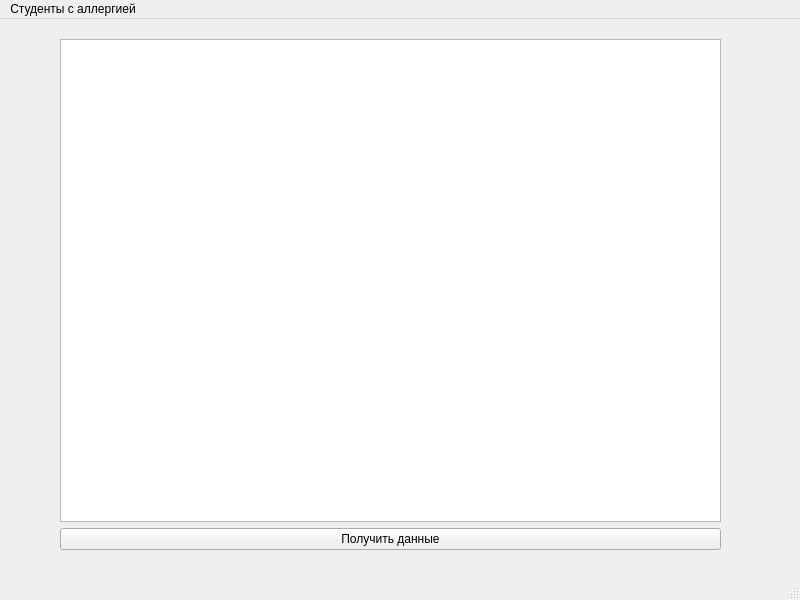
<?xml version="1.0" encoding="UTF-8"?>
<ui version="4.0">
 <class>MainWindow</class>
 <widget class="QMainWindow" name="MainWindow">
  <property name="geometry">
   <rect>
    <x>0</x>
    <y>0</y>
    <width>800</width>
    <height>600</height>
   </rect>
  </property>
  <property name="windowTitle">
   <string>MainWindow</string>
  </property>
  <widget class="QWidget" name="centralwidget">
   <widget class="QWidget" name="">
    <property name="geometry">
     <rect>
      <x>60</x>
      <y>20</y>
      <width>661</width>
      <height>511</height>
     </rect>
    </property>
    <layout class="QGridLayout" name="gridLayout">
     <item row="0" column="0">
      <widget class="QTableView" name="tableView"/>
     </item>
     <item row="1" column="0">
      <widget class="QPushButton" name="pushButton">
       <property name="text">
        <string>Получить данные</string>
       </property>
      </widget>
     </item>
    </layout>
   </widget>
  </widget>
  <widget class="QMenuBar" name="menubar">
   <property name="geometry">
    <rect>
     <x>0</x>
     <y>0</y>
     <width>800</width>
     <height>20</height>
    </rect>
   </property>
   <widget class="QMenu" name="menu">
    <property name="title">
     <string>Студенты с аллергией</string>
    </property>
   </widget>
   <addaction name="menu"/>
  </widget>
  <widget class="QStatusBar" name="statusbar"/>
 </widget>
 <resources/>
 <connections/>
</ui>
